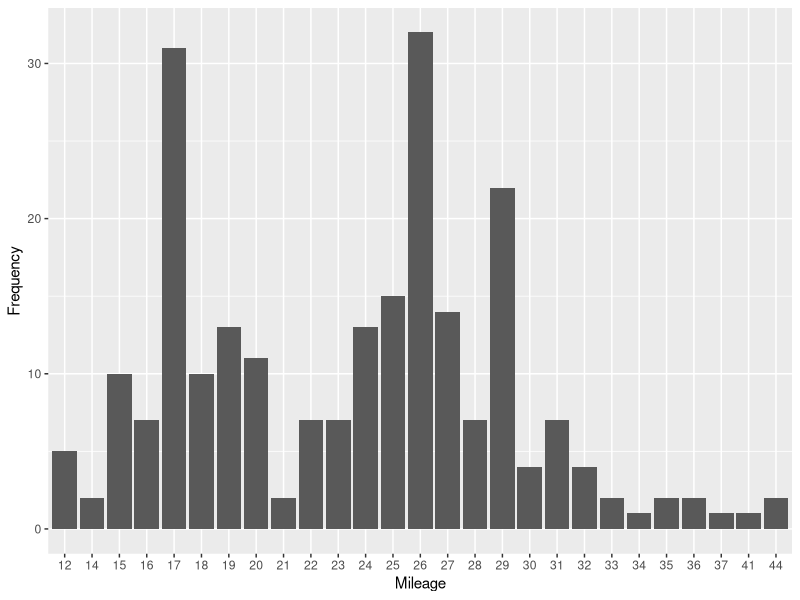
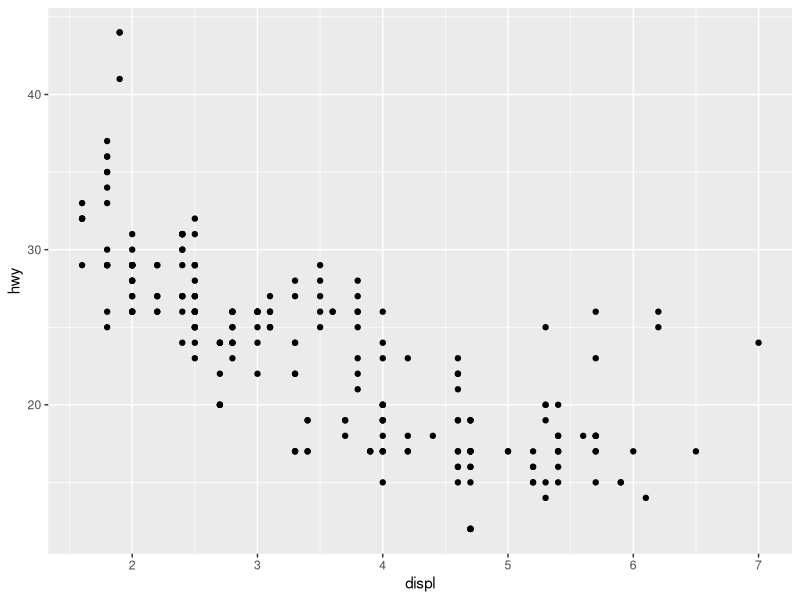
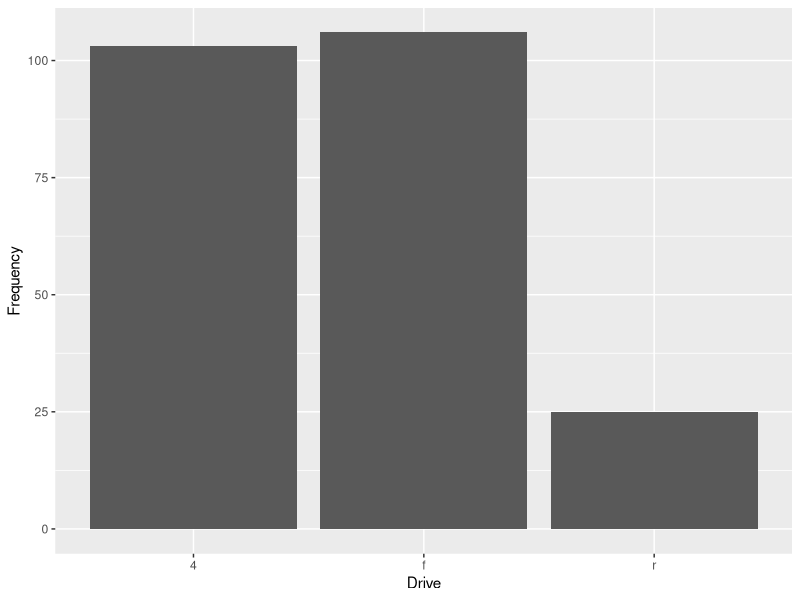

These charts were generated, in order, by the following R code:
require(ggplot2)
?mpg
head(mpg)
class(mpg)
str(mpg)

#a. A single quantitative variable. 
#frequency table of mileage.
t = table(mpg$hwy)
freq_t = as.data.frame(t)
colnames(freq_t) <- c("Mileage", "Frequency")
ggplot(data=freq_t, aes(x=Mileage, y=Frequency)) + geom_col()

#b. Relationship between any two quantitative variables
#Relationship between mileage and displacement.
ggplot(data=mpg, aes(x=displ, y=hwy))+geom_point()

#c. A single qualitative variable
#distribution of cars with respect to drive
t1 = table(mpg$drv)
freq_t1 = as.data.frame((t1))
colnames(freq_t1) <- c("Drive", "Frequency")
ggplot(data=freq_t1, aes(x=Drive, y=Frequency)) + geom_col()

#d. Relationship between any two qualitative variables
#Relationship between class and drive 
#ggplot(data=mpg, aes(x=class, y=drv))+geom_point()

#e.     A quantitative variable and a qualitative variable . 
#Average mileage of each class of vehicle. 

